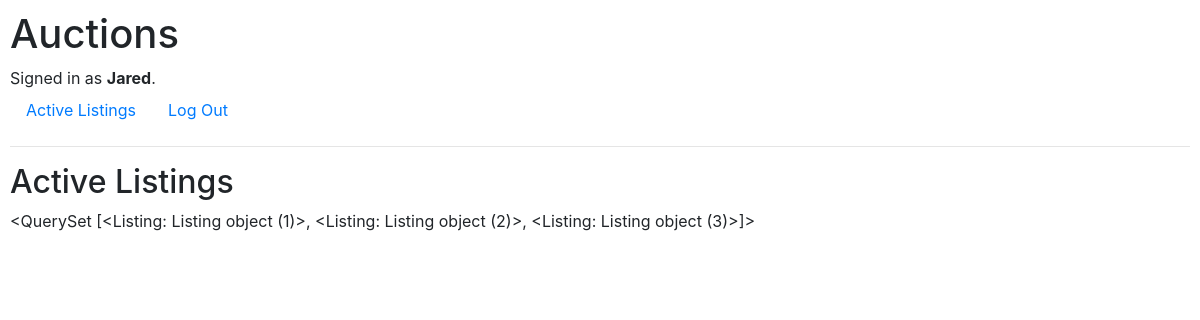
The app's page /auctions (signed in) with its own data.
### auctions/models.py (models this page shows)
class User(AbstractUser):
    pass

class Listing(models.Model):
    title = models.CharField(max_length=255)
    start_bid = models.DecimalField(max_digits=225, decimal_places=2)
    category = models.CharField(max_length=255)
    image = models.CharField(max_length=255, null=True)

### auctions/views.py (the view)
# urls.py: path("", views.index, name="index"),
def index(request):
    return render(request, "auctions/index.html", {
        "listings": Listing.objects.all()
    })

### auctions/templates/auctions/index.html
{% extends "auctions/layout.html" %}
{% block body %}
    <h2>Active Listings</h2>
    {{listings}}
{% endblock %}

### auctions/templates/auctions/layout.html (shortened to what this page needs)
{% load static %}
<!DOCTYPE html>
<html lang="en">
    <head>
        <link rel="stylesheet" href="https://stackpath.bootstrapcdn.com/bootstrap/4.4.1/css/bootstrap.min.css">
        <link href="{% static 'auctions/styles.css' %}" rel="stylesheet">
    </head>
    <body>
        <h1>Auctions</h1>
        <div>
            {% if user.is_authenticated %}
                Signed in as <strong>{{ user.username }}</strong>.
            {% else %}
                Not signed in.
            {% endif %}
        </div>
        <ul class="nav">
            <li class="nav-item">
                <a class="nav-link" href="{% url 'index' %}">Active Listings</a>
            </li>
            {% if user.is_authenticated %}
                <li class="nav-item">
                    <a class="nav-link" href="{% url 'logout' %}">Log Out</a>
                </li>
            {% endif %}
        </ul>
        <hr>
        {% block body %}
        {% endblock %}
    </body>
</html>

### auctions/static/auctions/styles.css (style rules this page uses)
body { padding: 10px; }

### records on screen
User: username "Jared"
Listing: id "<QuerySet [<Listing: Listing object (1)>, <Listing: Listing object (2)>, <Listing: Listing object (3)>]>"
